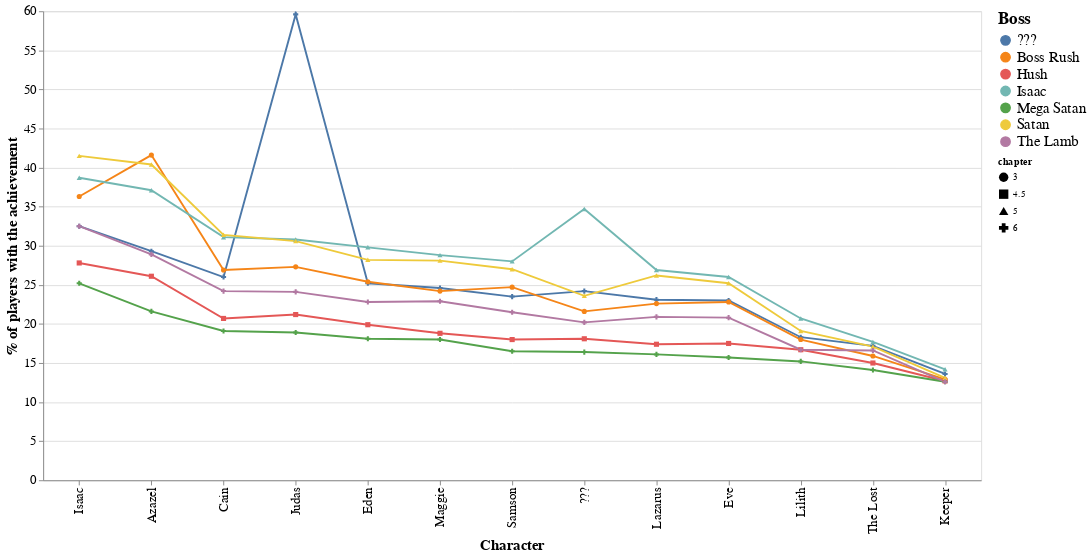

Express this chart as Vega-Lite.
### Vega-Lite specification from a JSON file in a GitHub repository (floating-point values rounded to 4 significant figures)
{"$schema": "https://vega.github.io/schema/vega-lite/v5.json", "width": 1000, "height": 500, "mark": {"type": "line", "point": true}, "encoding": {"x": {"field": "character", "title": "Character", "type": "nominal", "sort": ["Isaac", "Azazel", "Cain", "Judas", "Eden", "Maggie", "Samson", "???", "Lazarus", "Eve", "Lilith", "The Lost", "Keeper"], "scale": {}, "axis": {"titleFontSize": 16, "labelFontSize": 14}}, "y": {"field": "rarity", "title": "% of players with the achievement", "type": "quantitative", "stack": false, "axis": {"titleFontSize": 16, "labelFontSize": 14}}, "color": {"field": "boss", "scale": {}, "legend": {"labelFontSize": 16, "title": "Boss", "titleFontSize": 18}}, "shape": {"field": "chapter", "type": "ordinal"}}, "config": {}, "data": {"values": [{"character": "???", "boss": "???", "rarity": 24.2, "chapter": 6}, {"character": "Azazel", "boss": "???", "rarity": 29.3, "chapter": 6}, {"character": "Cain", "boss": "???", "rarity": 26, "chapter": 6}, {"character": "Eden", "boss": "???", "rarity": 25.2, "chapter": 6}, {"character": "Eve", "boss": "???", "rarity": 23, "chapter": 6}, {"character": "Isaac", "boss": "???", "rarity": 32.5, "chapter": 6}, {"character": "Judas", "boss": "???", "rarity": 59.6, "chapter": 6}, {"character": "Keeper", "boss": "???", "rarity": 13.6, "chapter": 6}, {"character": "Lazarus", "boss": "???", "rarity": 23.1, "chapter": 6}, {"character": "Lilith", "boss": "???", "rarity": 18.3, "chapter": 6}, {"character": "Maggie", "boss": "???", "rarity": 24.6, "chapter": 6}, {"character": "Samson", "boss": "???", "rarity": 23.5, "chapter": 6}, {"character": "The Lost", "boss": "???", "rarity": 17.2, "chapter": 6}, {"character": "???", "boss": "Boss Rush", "rarity": 21.6, "chapter": 3}, {"character": "Azazel", "boss": "Boss Rush", "rarity": 41.6, "chapter": 3}, {"character": "Cain", "boss": "Boss Rush", "rarity": 26.9, "chapter": 3}, {"character": "Eden", "boss": "Boss Rush", "rarity": 25.4, "chapter": 3}, {"character": "Eve", "boss": "Boss Rush", "rarity": 22.8, "chapter": 3}, {"character": "Isaac", "boss": "Boss Rush", "rarity": 36.3, "chapter": 3}, {"character": "Judas", "boss": "Boss Rush", "rarity": 27.3, "chapter": 3}, {"character": "Keeper", "boss": "Boss Rush", "rarity": 12.9, "chapter": 3}, {"character": "Lazarus", "boss": "Boss Rush", "rarity": 22.6, "chapter": 3}, {"character": "Lilith", "boss": "Boss Rush", "rarity": 18, "chapter": 3}, {"character": "Maggie", "boss": "Boss Rush", "rarity": 24.2, "chapter": 3}, {"character": "Samson", "boss": "Boss Rush", "rarity": 24.7, "chapter": 3}, {"character": "The Lost", "boss": "Boss Rush", "rarity": 15.9, "chapter": 3}, {"character": "???", "boss": "Hush", "rarity": 18.1, "chapter": 4.5}, {"character": "Azazel", "boss": "Hush", "rarity": 26.1, "chapter": 4.5}, {"character": "Cain", "boss": "Hush", "rarity": 20.7, "chapter": 4.5}, {"character": "Eden", "boss": "Hush", "rarity": 19.9, "chapter": 4.5}, {"character": "Eve", "boss": "Hush", "rarity": 17.5, "chapter": 4.5}, {"character": "Isaac", "boss": "Hush", "rarity": 27.8, "chapter": 4.5}, {"character": "Judas", "boss": "Hush", "rarity": 21.2, "chapter": 4.5}, {"character": "Keeper", "boss": "Hush", "rarity": 12.7, "chapter": 4.5}, {"character": "Lazarus", "boss": "Hush", "rarity": 17.4, "chapter": 4.5}, {"character": "Lilith", "boss": "Hush", "rarity": 16.7, "chapter": 4.5}, {"character": "Maggie", "boss": "Hush", "rarity": 18.8, "chapter": 4.5}, {"character": "Samson", "boss": "Hush", "rarity": 18, "chapter": 4.5}, {"character": "The Lost", "boss": "Hush", "rarity": 15, "chapter": 4.5}, {"character": "???", "boss": "Isaac", "rarity": 34.7, "chapter": 5}, {"character": "Azazel", "boss": "Isaac", "rarity": 37.1, "chapter": 5}, {"character": "Cain", "boss": "Isaac", "rarity": 31.1, "chapter": 5}, {"character": "Eden", "boss": "Isaac", "rarity": 29.8, "chapter": 5}, {"character": "Eve", "boss": "Isaac", "rarity": 26, "chapter": 5}, {"character": "Isaac", "boss": "Isaac", "rarity": 38.7, "chapter": 5}, {"character": "Judas", "boss": "Isaac", "rarity": 30.8, "chapter": 5}, {"character": "Keeper", "boss": "Isaac", "rarity": 14.2, "chapter": 5}, {"character": "Lazarus", "boss": "Isaac", "rarity": 26.9, "chapter": 5}, {"character": "Lilith", "boss": "Isaac", "rarity": 20.7, "chapter": 5}, {"character": "Maggie", "boss": "Isaac", "rarity": 28.8, "chapter": 5}, {"character": "Samson", "boss": "Isaac", "rarity": 28, "chapter": 5}, {"character": "The Lost", "boss": "Isaac", "rarity": 17.7, "chapter": 5}, {"character": "???", "boss": "Mega Satan", "rarity": 16.4, "chapter": 6}, {"character": "Azazel", "boss": "Mega Satan", "rarity": 21.6, "chapter": 6}, {"character": "Cain", "boss": "Mega Satan", "rarity": 19.1, "chapter": 6}, {"character": "Eden", "boss": "Mega Satan", "rarity": 18.1, "chapter": 6}, {"character": "Eve", "boss": "Mega Satan", "rarity": 15.7, "chapter": 6}, {"character": "Isaac", "boss": "Mega Satan", "rarity": 25.2, "chapter": 6}, {"character": "Judas", "boss": "Mega Satan", "rarity": 18.9, "chapter": 6}, {"character": "Keeper", "boss": "Mega Satan", "rarity": 12.6, "chapter": 6}, {"character": "Lazarus", "boss": "Mega Satan", "rarity": 16.1, "chapter": 6}, {"character": "Lilith", "boss": "Mega Satan", "rarity": 15.2, "chapter": 6}, {"character": "Maggie", "boss": "Mega Satan", "rarity": 18, "chapter": 6}, {"character": "Samson", "boss": "Mega Satan", "rarity": 16.5, "chapter": 6}, {"character": "The Lost", "boss": "Mega Satan", "rarity": 14.1, "chapter": 6}, {"character": "???", "boss": "Satan", "rarity": 23.6, "chapter": 5}, {"character": "Azazel", "boss": "Satan", "rarity": 40.4, "chapter": 5}, {"character": "Cain", "boss": "Satan", "rarity": 31.4, "chapter": 5}, {"character": "Eden", "boss": "Satan", "rarity": 28.2, "chapter": 5}, {"character": "Eve", "boss": "Satan", "rarity": 25.2, "chapter": 5}, {"character": "Isaac", "boss": "Satan", "rarity": 41.5, "chapter": 5}, {"character": "Judas", "boss": "Satan", "rarity": 30.6, "chapter": 5}, {"character": "Keeper", "boss": "Satan", "rarity": 13.1, "chapter": 5}, {"character": "Lazarus", "boss": "Satan", "rarity": 26.2, "chapter": 5}, {"character": "Lilith", "boss": "Satan", "rarity": 19.1, "chapter": 5}, {"character": "Maggie", "boss": "Satan", "rarity": 28.1, "chapter": 5}, {"character": "Samson", "boss": "Satan", "rarity": 27, "chapter": 5}, {"character": "The Lost", "boss": "Satan", "rarity": 17.1, "chapter": 5}, {"character": "???", "boss": "The Lamb", "rarity": 20.2, "chapter": 6}, {"character": "Azazel", "boss": "The Lamb", "rarity": 28.9, "chapter": 6}, {"character": "Cain", "boss": "The Lamb", "rarity": 24.2, "chapter": 6}, {"character": "Eden", "boss": "The Lamb", "rarity": 22.8, "chapter": 6}, {"character": "Eve", "boss": "The Lamb", "rarity": 20.8, "chapter": 6}, {"character": "Isaac", "boss": "The Lamb", "rarity": 32.5, "chapter": 6}, {"character": "Judas", "boss": "The Lamb", "rarity": 24.1, "chapter": 6}, {"character": "Keeper", "boss": "The Lamb", "rarity": 12.6, "chapter": 6}, {"character": "Lazarus", "boss": "The Lamb", "rarity": 20.9, "chapter": 6}, {"character": "Lilith", "boss": "The Lamb", "rarity": 16.7, "chapter": 6}, {"character": "Maggie", "boss": "The Lamb", "rarity": 22.9, "chapter": 6}, {"character": "Samson", "boss": "The Lamb", "rarity": 21.5, "chapter": 6}, {"character": "The Lost", "boss": "The Lamb", "rarity": 16.6, "chapter": 6}]}}
